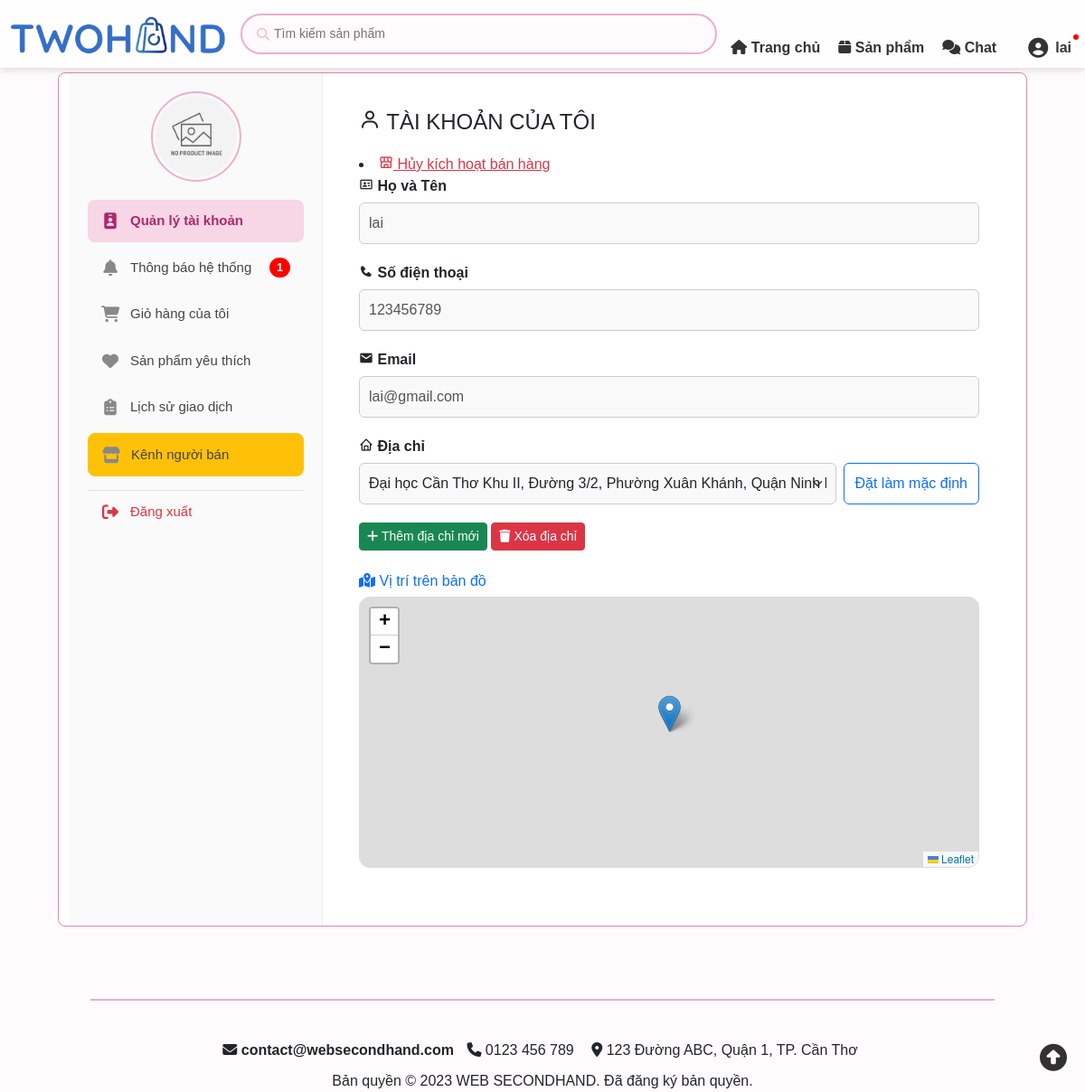
Screenshot of /controllers/thongTinTaiKhoanController.php (signed in) with the database file from the repository.
### tables this page shows
CREATE TABLE DiaChi (
    MaDC INT AUTO_INCREMENT PRIMARY KEY, 
    IdTaiKhoan INT(10), 
    DiaChiChiTiet VARCHAR(255) NOT NULL, 
    MacDinh BOOLEAN DEFAULT 0, 
    ViDo DECIMAL(10, 8) NULL COMMENT 'Vĩ độ của địa chỉ này',
    KinhDo DECIMAL(11, 8) NULL COMMENT 'Kinh độ của địa chỉ này',
    FOREIGN KEY (IdTaiKhoan) REFERENCES TaiKhoan(IdTaiKhoan) ON DELETE CASCADE ON UPDATE CASCADE
);

CREATE TABLE TaiKhoan ( 
    IdTaiKhoan INT(10) PRIMARY KEY AUTO_INCREMENT, 
    TenTK VARCHAR(100) NOT NULL,
    Email VARCHAR(100) NOT NULL UNIQUE,
    Sdt VARCHAR(10) NOT NULL, 
    MatKhau VARCHAR(255) NOT NULL, 
    VaiTro TINYINT DEFAULT 0 CHECK (VaiTro IN (0,1)), 
    IdGoogle VARCHAR(255) DEFAULT NULL, 
    TrangThaiBanHang ENUM('ChuaKichHoat','DangHoatDong','BiKhoa') DEFAULT 'ChuaKichHoat', 
    Avatar VARCHAR(255) DEFAULT NULL,
    ThoiGianTao DATETIME NOT NULL DEFAULT CURRENT_TIMESTAMP,
    DiemViPham INT DEFAULT 0,
    ViDo DECIMAL(10, 8) NULL COMMENT 'Latitude - Vĩ độ của Người Mua',
    KinhDo DECIMAL(11, 8) NULL COMMENT 'Longitude - Kinh độ của Người Mua',
    HanKhoaTaiKhoan DATETIME DEFAULT NULL
);

### controllers/thongTinTaiKhoanController.php (called while the page is built, shortened)
<?php
require_once __DIR__ . '/../includes/ketnoi.php';
require_once __DIR__ . '/../models/TaiKhoanModel.php';
$model = new TaiKhoanModel($conn);
$idUser = $_SESSION['IdTaiKhoan'];
$user = $model->getThongTin($idUser);
$addresses = $model->getDanhSachDiaChi($idUser);
$address_count = count($addresses);
include_once __DIR__ . '/../views/thongTinTaiKhoan.php';

### models/thongBaoModel.php (called while the page is built, shortened)
<?php
class ThongBaoModel
{
    private $conn;
    public function __construct($conn)
    {
        $this->conn = $conn;
    }
    public function demThongBaoChuaDoc($idTaiKhoan)
    {
        $sql = "SELECT COUNT(*) as SoLuong FROM ThongBaoNguoiDung WHERE IdNhan = ? AND DaXem = 0";
        $stmt = $this->conn->prepare($sql);
        $stmt->bind_param("i", $idTaiKhoan);
        $stmt->execute();
        return $stmt->get_result()->fetch_assoc()['SoLuong'];
    }
}

### models/TaiKhoanModel.php (called while the page is built, shortened)
<?php
class TaiKhoanModel
{
    private $conn;
    public function __construct($conn)
    {
        $this->conn = $conn;
    }
    public function getThongTin($idUser)
    {
        $stmt = $this->conn->prepare("SELECT tk.TenTK, tk.Email, tk.Sdt, dc.DiaChiChiTiet
                                      FROM TaiKhoan tk
                                      LEFT JOIN DiaChi dc ON tk.IdTaiKhoan = dc.IdTaiKhoan AND dc.MacDinh = 1
                                      WHERE tk.IdTaiKhoan = ?");
        $stmt->bind_param("i", $idUser);
        $stmt->execute();
        $result = $stmt->get_result();
        return $result->fetch_assoc();
    }
    public function getDanhSachDiaChi($idUser)
    {
        $stmt = $this->conn->prepare("SELECT MaDC, DiaChiChiTiet, MacDinh, ViDo, KinhDo FROM DiaChi WHERE IdTaiKhoan = ?");
        $stmt->bind_param("i", $idUser);
        $stmt->execute();
        return $stmt->get_result()->fetch_all(MYSQLI_ASSOC);
    }
}

### views/thongTinTaiKhoan.php (the view, shortened to what this page needs)
<!DOCTYPE html>
<html lang="vi">
<head>
    <link href="https://cdn.jsdelivr.net/npm/bootstrap@5.3.2/dist/css/bootstrap.min.css" rel="stylesheet">
    <link rel="stylesheet" href="https://cdnjs.cloudflare.com/ajax/libs/font-awesome/6.4.0/css/all.min.css">
    <link href="https://unpkg.com/boxicons@2.1.4/css/boxicons.min.css" rel="stylesheet">
    <link href="../assets/css/header.css" rel="stylesheet">
    <link href="../assets/css/thongTinTaiKhoan.css" rel="stylesheet">
    <link href="../assets/css/color.css" rel="stylesheet">
    <link rel="stylesheet" href="https://unpkg.com/leaflet@1.9.4/dist/leaflet.css" />
</head>
<body>
    <?php include '../includes/header.php'; ?>
    <div class="giua-trang">
        <div class="container">
            <?php
            $soThongBaoMoi_Sidebar = 0;
            if (isset($_SESSION['IdTaiKhoan'])) {
                global $conn;
                if ($conn) {
                    $modelTB_Sidebar = new ThongBaoModel($conn);
                    $soThongBaoMoi_Sidebar = $modelTB_Sidebar->demThongBaoChuaDoc($_SESSION['IdTaiKhoan']);
                }
            }
            $current_page = basename($_SERVER['PHP_SELF']);
            ?>
            <div class="side">
                <div class="avatar-ten" style="text-align: center; margin-bottom: 20px;">
                    <div class="avatar" style="width: 100px; height: 100px; margin: 0 auto 10px; border-radius: 50%; border: 2px solid var(--bs-pink-200); padding: 3px; display: flex; justify-content: center; align-items: center;">
                        <img src="../<?php echo isset($_SESSION['Avatar']) && !empty($_SESSION['Avatar']) ? $_SESSION['Avatar'] : 'assets/images/placeholder.png'; ?>"
                            alt="Avatar" style="width: 100%; height: 100%; border-radius: 50%; object-fit: cover;">
                    </div>
                </div>
                <nav class="menu">
                    <ul>
                        <li>
                            <a href="../controllers/thongTinTaiKhoanController.php" class="<?= ($current_page == 'thongTinTaiKhoanController.php') ? 'active' : '' ?>">
                                <i class="fa-solid fa-id-badge"></i> Quản lý tài khoản
                            </a>
                        </li>
                        <li>
                            <a href="../controllers/thongBaoController.php" class="<?= ($current_page == 'thongBaoController.php') ? 'active' : '' ?>">
                                <i class="fa-solid fa-bell"></i> Thông báo hệ thống
                                <?php if ($soThongBaoMoi_Sidebar > 0): ?>
                                    <span class="menu-badge-count"><?= $soThongBaoMoi_Sidebar ?></span>
                                <?php endif; ?>
                            </a>
                        </li>
                        <li>
                            <a href="../controllers/gioHangController.php" class="<?= ($current_page == 'gioHangController.php') ? 'active' : '' ?>">
                                <i class="fa-solid fa-cart-shopping"></i> Giỏ hàng của tôi
                            </a>
                        </li>
                        <li>
                            <a href="../controllers/danhSachYeuThichController.php" class="<?= ($current_page == 'danhSachYeuThichController.php') ? 'active' : '' ?>">
                                <i class="fa-solid fa-heart"></i> Sản phẩm yêu thích
                            </a>
                        </li>
                        <li>
                            <a href="../controllers/lichSuDonHangController.php" class="<?= ($current_page == 'lichSuDonHangController.php') ? 'active' : '' ?>">
                                <i class="fa-solid fa-clipboard-list"></i> Lịch sử giao dịch
                            </a>
                        </li>
                        <li>
                            <?php
                            $trangThai = 'ChuaKichHoat';
                            if (isset($_SESSION['IdTaiKhoan']) && isset($conn)) {
                                $idUser_check = (int)$_SESSION['IdTaiKhoan'];
                                $sql_check = "SELECT TrangThaiBanHang FROM TaiKhoan WHERE IdTaiKhoan = $idUser_check";
                                $res_check = $conn->query($sql_check);
                                if ($res_check && $res_check->num_rows > 0) {
                                    $trangThai = $res_check->fetch_assoc()['TrangThaiBanHang'];
                                }
                            }
                            if ($trangThai === 'DangHoatDong'):
                            ?>
                                <a href="../seller/controllers/sellerSanPhamController.php" class="btn btn-warning">
                                    <i class="fa-solid fa-store"></i> Kênh người bán
                                </a>
                            <?php else: ?>
                                <a href="kichHoatBanHangController.php" class="btn">
                                    <i class="fa-solid fa-rocket"></i> Kích hoạt chức năng bán hàng
                                </a>
                            <?php endif; ?>
                        </li>
                        <li>
                            <a href="../controllers/dangXuatController.php" class="logout-link">
                                <i class="fa-solid fa-right-from-bracket"></i> Đăng xuất
                            </a>
                        </li>
                    </ul>
                </nav>
            </div>
            <main class="content">
                <h1><i class='bx bx-user'></i> TÀI KHOẢN CỦA TÔI</h1>
                <?php
                $trangThaiMenu = 'ChuaKichHoat';
                if (isset($_SESSION['IdTaiKhoan']) && isset($conn)) {
                    $idUser_menu = (int)$_SESSION['IdTaiKhoan'];
                    $sql_menu = "SELECT TrangThaiBanHang FROM TaiKhoan WHERE IdTaiKhoan = $idUser_menu";
                    $res_menu = $conn->query($sql_menu);
                    if ($res_menu && $res_menu->num_rows > 0) {
                        $trangThaiMenu = $res_menu->fetch_assoc()['TrangThaiBanHang'];
                    }
                }
                if ($trangThaiMenu === 'DangHoatDong'):
                ?>
                    <li>
                        <a href="#" onclick="xacNhanHuyBanHang(); return false;" style="color: #dc3545;">
                            <i class='bx bx-store-alt'></i> Hủy kích hoạt bán hàng
                        </a>
                    </li>
                <?php endif; ?>
                <div class="form-thongtintaikhoan">
                    <div class="form-group">
                        <label><i class='bx bx-id-card'></i> Họ và Tên</label>
                        <input type="text" value="<?php echo htmlspecialchars($user['TenTK'] ?? ''); ?>" disabled>
                    </div>
                    <div class="form-group">
                        <label><i class='bx bxs-phone'></i> Số điện thoại</label>
                        <div style="display: flex; gap: 10px;">
                            <input type="text" value="<?php echo htmlspecialchars($user['Sdt'] ?? 'Chưa cập nhật'); ?>" disabled>
                        </div>
                    </div>
                    <div class="form-group">
                        <label><i class='bx bxs-envelope'></i> Email</label>
                        <input type="email" value="<?php echo htmlspecialchars($user['Email'] ?? ''); ?>" disabled>
                    </div>
                    <div class="form-group">
                        <label><i class='bx bx-home'></i> Địa chỉ</label>
                        <div class="d-flex gap-2">
                            <select id="diachi-select" name="MaDC" class="form-select">
                                <?php if (empty($addresses)): ?>
                                    <option value="">Bạn chưa có địa chỉ nào.</option>
                                <?php else: ?>
                                    <?php foreach ($addresses as $addr): ?>
                                        <option value="<?php echo $addr['MaDC']; ?>"
                                            data-lat="<?php echo $addr['ViDo'] ?? ''; ?>"
                                            data-lng="<?php echo $addr['KinhDo'] ?? ''; ?>"
                                            <?php echo $addr['MacDinh'] ? 'selected' : ''; ?>>
                                            <?php echo htmlspecialchars($addr['DiaChiChiTiet']); ?>
                                            <?php echo $addr['MacDinh'] ? ' (Mặc định)' : ''; ?>
                                        </option>
                                    <?php endforeach; ?>
                                <?php endif; ?>
                            </select>
                            <button type="button" class="btn btn-outline-primary text-nowrap" onclick="bamNutDatMacDinh()">
                                Đặt làm mặc định
                            </button>
                        </div>
                    </div>
                    <div class="address-buttons mt-3 mb-2">
                        <?php if ($address_count < 5): ?>
                            <button type="button" id="btn-them-diachi" class="btn btn-sm btn-success"><i class="fa-solid fa-plus"></i> Thêm địa chỉ mới</button>
                        <?php else: ?>
                            <p class="text-muted">Bạn đã đạt số lượng địa chỉ tối đa.</p>
                        <?php endif; ?>
                        <?php if ($address_count > 0): ?>
                            <button type="button" id="btn-xoa-diachi" class="btn btn-sm btn-danger"><i class="fa-solid fa-trash"></i> Xóa địa chỉ</button>
                        <?php endif; ?>
                    </div>
                    <div class="mt-4 mb-4">
                        <h6 class="text-primary"><i class="fa-solid fa-map-location-dot"></i> Vị trí trên bản đồ</h6>
                        <div id="mapThongTin" style="height: 300px; width: 100%; border-radius: 12px; border: 1px solid #ddd; z-index: 1;"></div>
                    </div>
                </div>
            </main>
        </div>
    </div>
    <?php include '../includes/footer.php'; ?>
</body>
</html>

### assets/css/header.css (style rules this page uses)
html, body { overflow-x: clip !important; overflow-y: visible !important; }
.giua-trang { margin-top: 80px; margin-left: 64px; margin-right: 64px; }
body { font-family: Arial, sans-serif; background-color:var(--bs-pink-50); margin: 0; padding: 0; }

### assets/css/thongTinTaiKhoan.css (style rules this page uses)
* { box-sizing: border-box; margin: 0; padding: 0; }
.container { display: flex; max-width: 1200px; margin: 80px auto; border: 1px solid var(--bs-pink-300); background-color: #fff; border-radius: 8px; overflow: hidden; }
.side { width: 280px; background-color: #fafafa; border-right: 1px solid #eee; padding: 20px; }
.menu ul { list-style: none; padding: 0; margin: 0; display: flex; flex-direction: column; gap: 5px; }
.menu li { margin: 0; border: none; }
.menu li a { display: flex; align-items: center; gap: 12px; padding: 12px 15px; text-decoration: none; color: #444; font-size: 15px; font-weight: 500; border-radius: 8px; transition: all 0.3s ease; }
.menu li a i { width: 20px; text-align: center; font-size: 18px; color: #888; transition: all 0.3s ease; }
.menu li a.active { background-color: var(--bs-pink-100); color: var(--bs-pink-600); font-weight: 700; }
.menu li a.active i { color: var(--bs-pink-600); }
.menu li a.logout-link { color: #dc3545; border-top: 1px solid #e0e0e0; margin-top: 10px; border-radius: 0 0 8px 8px; }
.menu li a.logout-link i { color: #dc3545; }
.menu-badge-count { background-color: red; color: white; border-radius: 20px; padding: 2px 8px; font-size: 12px; font-weight: bold; margin-left: auto; }
.content { flex: 1; padding: 40px; }
h1 { font-size: 24px; margin-bottom: 20px; }
.form-thongtintaikhoan .form-group { margin-bottom: 20px; }
.form-thongtintaikhoan label { display: block; margin-bottom: 6px; font-weight: 600; }
.form-thongtintaikhoan input[type="text"], .form-thongtintaikhoan input[type="email"], .form-thongtintaikhoan select { width: 100%; padding: 10px; border: 1px solid #ccc; border-radius: 6px; background-color: #f9f9f9; }
button { padding: 10px 20px; border: none; border-radius: 6px; cursor: pointer; font-weight: bold; transition: background-color 0.3s; }

### rows the page displays
diachi: IdTaiKhoan.TenTK "lai", IdTaiKhoan.Sdt "123456789", IdTaiKhoan.Email "lai@gmail.com"

### other values shown
$_SESSION['TenTK'] "lai"
$soThongBaoMoi_Sidebar "1"
form field MaDC "Đại học Cần Thơ Khu II, Đường 3/2, Phường Xuân Khánh, Quận Ninh Kiều, Thành phố Cần Thơ (Mặc định)"
